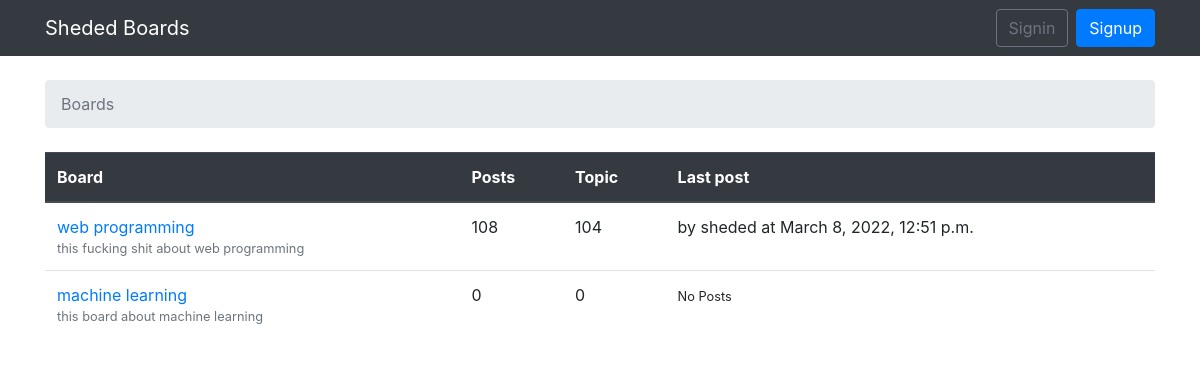
The page / on the database its author committed.
### boards/models.py (models this page shows, shortened)
class Board(models.Model):
    name = models.CharField(max_length=50, unique=True)
    description = models.CharField(max_length=150)
    def get_posts_count(self):
        return Post.objects.filter(topic__board=self).count()
    def get_last_post(self):
        return Post.objects.filter(topic__board=self).order_by('created_dt').first()

class Post(models.Model):
    message = models.TextField(max_length=4000)
    topic = models.ForeignKey(Topic, related_name='posts', on_delete=models.CASCADE)
    created_by = models.ForeignKey(User, related_name='posts', on_delete=models.CASCADE)
    created_dt = models.DateTimeField(auto_now_add=True)
    updated_by = models.ForeignKey(User, null=True, related_name='+', on_delete=models.CASCADE)
    updated_dt = models.DateTimeField(null=True)

### boards/views.py (the view)
class BoardListView(ListView):
    model = Board
    context_object_name = 'boards'
    template_name = 'home.html'

### templates/home.html (shortened to what this page needs)
{% extends 'base.html' %}
{% block breadcrumb %}
    <li class="breadcrumb-item active">Boards</li>
{% endblock %}
{% block content %}
    <table class="table">
        <thead class='thead-dark'>
            <tr>
                <th>Board</th>
                <th>Posts</th>
                <th>Topic</th>
                <th>Last post</th>
            </tr>
        </thead>
        <tbody>
            {% for board in boards %}
                <tr>
                    <td>
                        <a href="{% url 'board_topics' board.pk  %}">{{ board.name }}</a>
                        <small class='text-muted d-block'>{{board.description}}</small>
                    </td>
                    <td>{{ board.get_posts_count }}</td>
                    <td>{{ board.topics.count }}</td>
                    <td>
                        {% with post=board.get_last_post %}
                            {% if post %}
                                by {{ post.created_by.username }} at {{ post.created_dt }}
                            {% else %}
                                <small>No Posts</small>
                            {% endif %}
                        {% endwith %}
                    </td>
                </tr>
            {% endfor %}
        </tbody>
    </table>
{% endblock %}

### rows shown on the page
Board: name "web programming", description "this fucking shit about web programming", get_posts_count "108", topics.count "104", get_last_post.created_by.username "sheded", get_last_post.created_dt "March 8, 2022, 12:51 p.m."
Board: name "machine learning", description "this board about machine learning", get_posts_count "0", topics.count "0", shows "No Posts"
